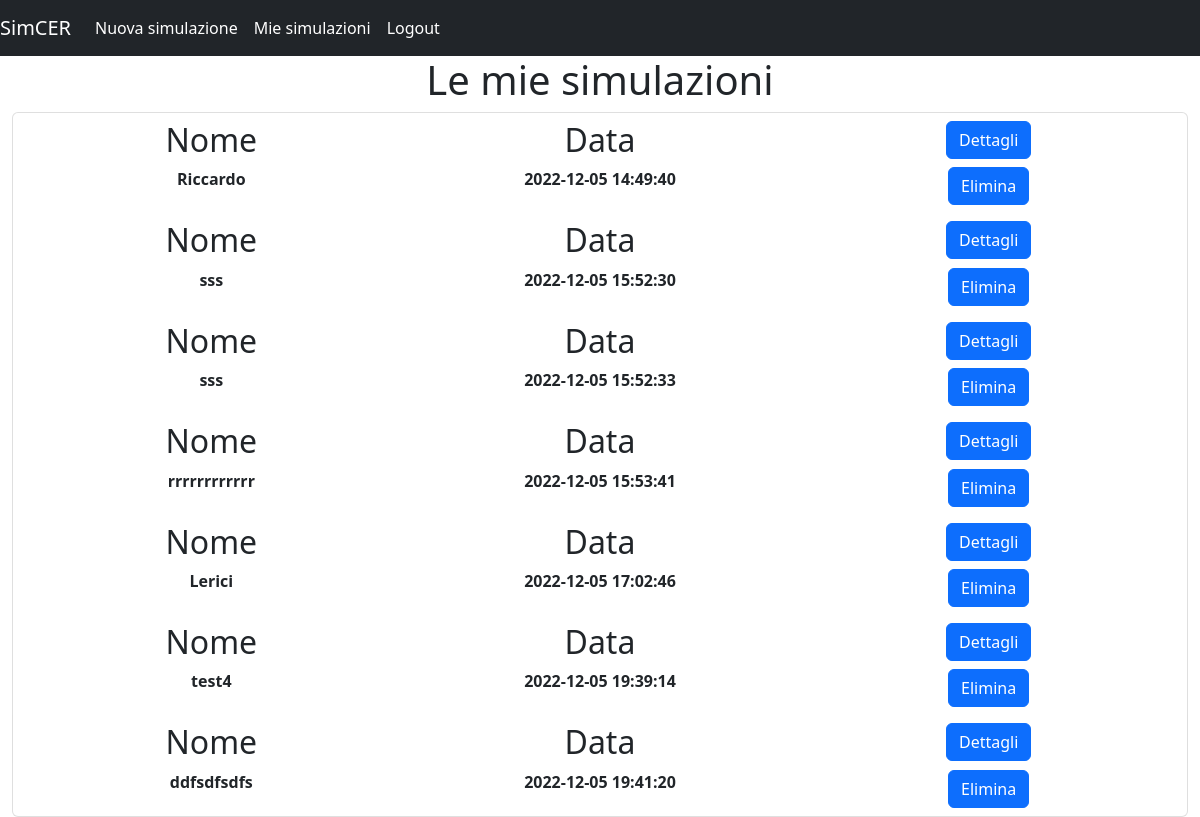
Screenshot of / (signed in) with the database file from the repository.
### website/models.py (models this page shows)
class Simulazioni(db.Model):
    id = db.Column(db.Integer, primary_key=True)
    nome = db.Column(db.String(150))
    costo_medio_energia = db.Column(db.FLOAT)
    incentivo_arera = db.Column(db.FLOAT)
    incentivo_mise = db.Column(db.FLOAT)
    ritiro_dedicato = db.Column(db.FLOAT)
    val_prod_idro = db.Column(db.FLOAT)
    inc_cond_idro = db.Column(db.FLOAT)
    p_attribuibile = db.Column(db.FLOAT)
    p_fissa = db.Column(db.FLOAT)
    p_consumatori = db.Column(db.FLOAT)
    p_produttore = db.Column(db.FLOAT)
    Architettura_CER = db.Column(db.FLOAT)
    Tempo_Ammortamento_Architettura = db.Column(db.FLOAT)
    Commissione = db.Column(db.FLOAT)
    Ammortamento_Fotovoltaico = db.Column(db.FLOAT)
    Tempo_Ammortamento_Fotovoltaico = db.Column(db.FLOAT)
    PUN = db.Column(db.FLOAT)
    taglia_specifica = db.Column(db.FLOAT)
    df_ssp = db.Column(db.String(1000000000000000000))
    df_cer = db.Column(db.String(1000000000000000000))
    date = db.Column(db.DateTime(timezone=True), default=func.now())
    df_summary = db.Column(db.String(1000000000000000000))
    user_id = db.Column(db.Integer, db.ForeignKey('user.id'))  # Foreign Key N.B. IL NOME DELLA TABELLA è LOWER CASE.

### website/views.py (the view, shortened to what this page needs)
@views.route('/', methods=["GET",
                           "POST"])  # Definisco il nome della url. In questo caso viene mostrata la pagina alla url corrispondente a /
@login_required
def elenco_sim():
    return render_template("elenco_sim.html", user=current_user)

### website/__init__.py (called while the page is built)
def create_app():
    app = Flask(__name__)
    app.config['SECRET_KEY'] = '123qweasdzxc' #Secret key della app
    app.config['SQLALCHEMY_DATABASE_URI'] = f'sqlite:///{DB_NAME}'
    db.init_app(app)
    from .views import views
    from .auth import auth
    app.register_blueprint(views, url_prefix='/')
    app.register_blueprint(auth, url_prefix='/')
    from .models import User, Note, Simulazioni
    create_database(app)
    login_manager = LoginManager()
    login_manager.login_view = 'auth.login'
    login_manager.init_app(app)
    @login_manager.user_loader
    def load_user(id):
        return User.query.get(int(id))
    return app

### website/templates/elenco_sim.html (shortened to what this page needs)
{% extends "base.html" %}
{% block content %}
<h1 align = "center">Le mie simulazioni</h1>
<ul class="list-group">
    {% for sim in  user.simulazioni %}
    <li class = "list-group-item">
    <div class="row">
        <div align = "center" class="col-sm-4"><h2>Nome</h4></div>
        <div align = "center" class="col-sm-4"><h2>Data</h4></div>
        <div align = "center" class="col-sm-4"><a role = "button" class="btn btn-primary"  href="/dettagli_sim/{{ sim.id }}" >Dettagli</a></div>
    </div>
    <div class="row">
        <div align = "center" class="col-sm-4"><B>{{ sim.nome }}</B></div>
        <div align = "center" class="col-sm-4"><B>{{ sim.date }}</B></div>
        <div align = "center" class="col-sm-4"><button type="button" class="btn btn-primary"  onClick="deleteSim({{ sim.id }})" >Elimina</button></div>
    </div>
    </li>
    {% endfor %}
</ul>
{% endblock %}

### rows the page displays
Simulazioni: nome "Riccardo", date "2022-12-05 14:49:40"
Simulazioni: nome "sss", date "2022-12-05 15:52:30"
Simulazioni: nome "sss", date "2022-12-05 15:52:33"
Simulazioni: nome "rrrrrrrrrrrr", date "2022-12-05 15:53:41"
Simulazioni: nome "Lerici", date "2022-12-05 17:02:46"
Simulazioni: nome "test4", date "2022-12-05 19:39:14"
Simulazioni: nome "ddfsdfsdfs", date "2022-12-05 19:41:20"
